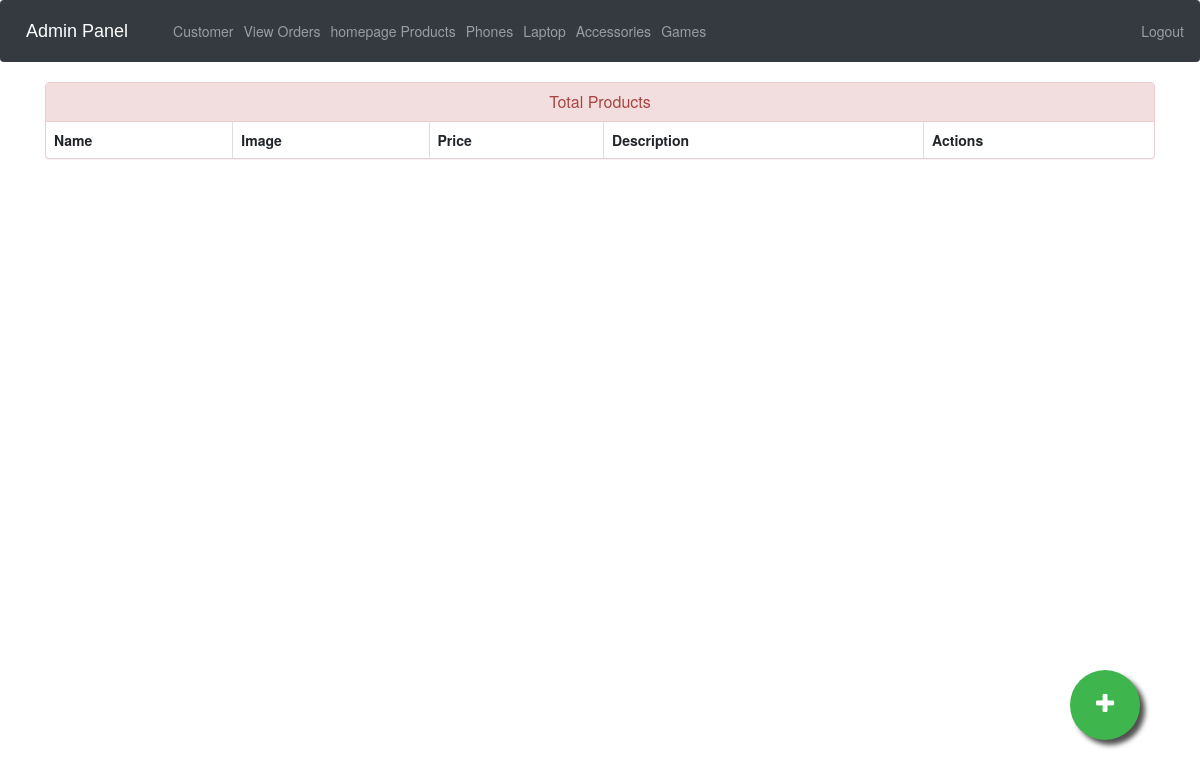
/admin_products_game (signed in), run on an earlier commit of the app's database.
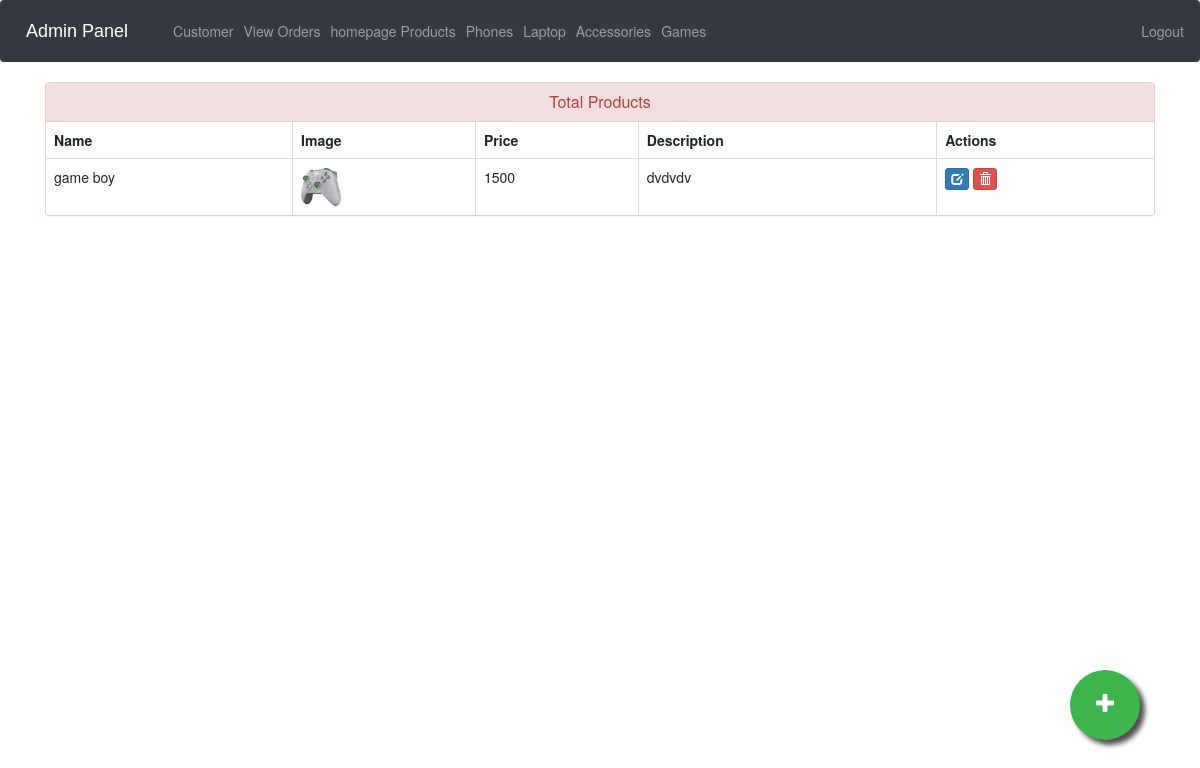
And on a later commit of the database.
### ecom/models.py (models this page shows, shortened)
class Product_game(models.Model):
    name=models.CharField(max_length=40)
    product_image= models.ImageField(upload_to='product_image/',null=True,blank=True)
    price = models.PositiveIntegerField()
    description=models.CharField(max_length=40)

### ecom/views.py (the view)
# urls.py: path('admin_products_game', views.admin_products_view_game,name='admin-products-game'),
@login_required(login_url='adminlogin')
def admin_products_view_game(request):
    product_game=models.Product_game.objects.all()
    return render(request,'ecom/admin-game.html',{'product_game':product_game})

### templates/ecom/admin-game.html (shortened to what this page needs)
{% extends 'ecom/admin_base.html' %}
{% load static %}
{% block content %}
<head>
  <link href="//netdna.bootstrapcdn.com/bootstrap/3.0.0/css/bootstrap.min.css" rel="stylesheet" id="bootstrap-css">
</head>
<div class="container">
  <div class="panel panel-danger">
    <div class="panel-heading">
      <h6 class="panel-title">Total Products</h6>
    </div>
    <table class="table table-hover table-bordered" id="dev-table">
      <thead>
        <tr>
          <th>Name</th>
          <th>Image</th>
          <th>Price</th>
          <th>Description</th>
          <th>Actions</th>
        </tr>
      </thead>
      {% for p in product_game %}
  {% if p %}
      <tr>
        <td> {{p.name}}</td>
        <td> <img src="{% static p.product_image.url %}" alt="Profile Pic" height="40px" width="40px" /></td>
        <td>{{p.price}}</td>
        <td>{{p.description}}</td>
        <td><a class="btn btn-primary btn-xs" href="{% url 'update-product' p.id  %}"><span class="glyphicon glyphicon-edit"></span></a>
          <a class="btn btn-danger btn-xs" href="{% url 'delete-product' p.id  %}"><span class="glyphicon glyphicon-trash"></span></a></td>
      </tr>
      {%else%}
      <br><br><br>
      <h1>No Products!!</h1>
      {% endif %}
      {% endfor %}
    </table>
  </div>
</div>
<a href="/admin-add-product-game" class="float">
<i class="fa fa-plus my-float"></i>
</a>
{% endblock content %}

What changed in the data, as far as the page shows it:
added Product_game: name "game boy", product_image (picture), price "1500", description "dvdvdv"
